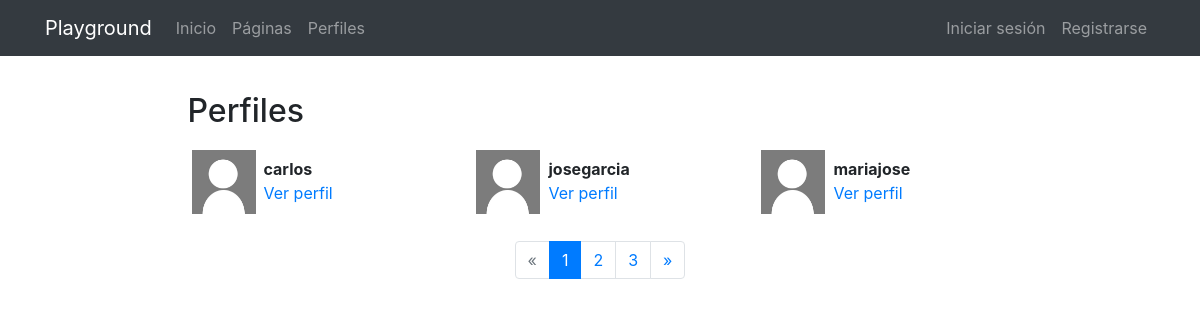
/profiles/, run on the app's committed database.
### registration/models.py (models this page shows)
class Profile(models.Model):
    user = models.OneToOneField(User, on_delete=models.CASCADE)
    avatar = models.ImageField(upload_to=custom_upload_to, null=True, blank=True)
    bio = models.TextField(null=True, blank=True)
    link = models.URLField(max_length=200, null=True, blank=True)
    class Meta:
        ordering = ['user__username']

### profiles/views.py (the view)
# urls.py: path('', ProfileListView.as_view(), name='list'),
class ProfileListView(ListView):
    model = Profile
    template_name = 'profiles/profile_list.html'
    paginate_by = 3

### profiles/templates/profiles/profile_list.html (shortened to what this page needs)
{% extends 'core/base.html' %}
{% load static %}
{% block content %}
<main role="main">
  <div class="container">
    <div class="row mt-3">
      <div class="col-md-9 mx-auto mb-5">
        <h2>Perfiles</h2>
        <div class="row">
          {% for profile in profile_list %}
            <div class="col-md-4 mt-2 mb-3 ">
              <div class="row p-1">
                <div class="col-md-12">
                  {% if profile.avatar %}
                    <img src="{{profile.avatar.url}}" class="img-fluid profile-avatar">
                  {% else %}
                    <img src="{% static 'registration/img/no-avatar.jpg' %}" class="img-fluid profile-avatar">
                  {% endif %}
                  <p class="profile-data">
                    <b>{{profile.user|truncatechars:"16"}}</b><br>
                    <a href="{% url 'profiles:detail' profile.user %}">Ver perfil</a>
                  </p>
                </div>
              </div>
            </div>
          {% endfor %}
        </div>
        {% if is_paginated %}
          <nav aria-label="Page navigation">
            <ul class="pagination justify-content-center">
              {% if page_obj.has_previous %}
                <li class="page-item ">
                  <a class="page-link" href="?page={{ page_obj.previous_page_number }}">&laquo;</a>
                </li>
              {% else %}
                <li class="page-item disabled">
                  <a class="page-link" href="#" tabindex="-1">&laquo;</a>
                </li>
              {% endif %}
              {% for i in paginator.page_range %}
                <li class="page-item {% if page_obj.number == i %}active{% endif %}">
                  <a class="page-link" href="?page={{ i }}">{{ i }}</a>
                </li>
              {% endfor %}
              {% if page_obj.has_next %}
                <li class="page-item ">
                  <a class="page-link" href="?page={{ page_obj.next_page_number }}">&raquo;</a>
                </li>
              {% else %}
                <li class="page-item disabled">
                  <a class="page-link" href="#" tabindex="-1">&raquo;</a>
                </li>
              {% endif %}
            </ul>
          </nav>
        {% endif %}
      </div>
    </div>
  </div>
</main>
{% endblock %}

### core/static/core/css/main.css (style rules this page uses)
main { padding-top: 20px; }
:root { --jumbotron-padding-y: 3rem; }

### profiles/templates/profiles/profile_list.html (style rules this page uses)
.profile-avatar { float:left;width:4rem;height:4rem }
.profile-data { padding-left:4.5rem;padding-top:.4rem; }

### data on the page
Profile: user "carlos"
Profile: user "josegarcia"
Profile: user "mariajose"

### other printed values
{{ i }} "1" "2" "3"
